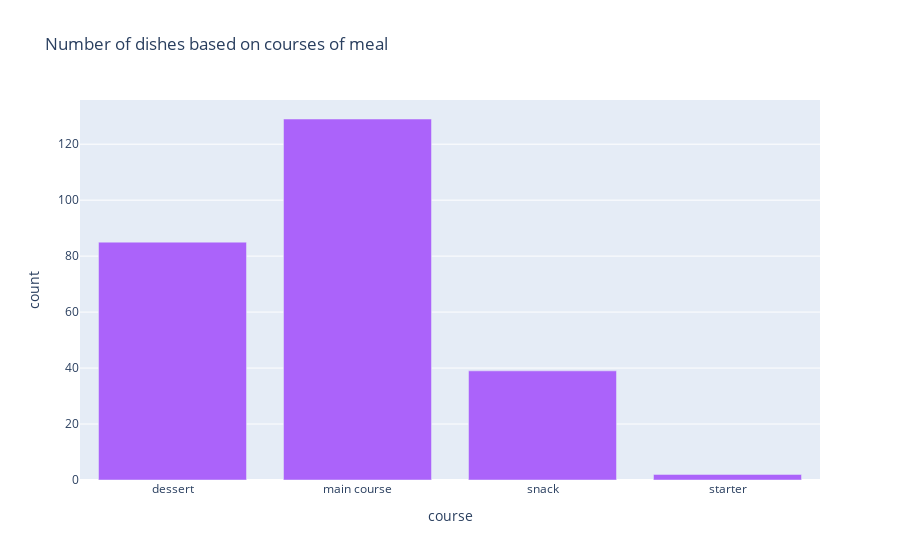

Source (notebook cell):
### Markdown cell above
### Number of dishes based on courses of meal <a class="anchor" id="section_1_2_1"></a>

### Code cell
course_df = df.course.value_counts().reset_index()
course_df.columns = ['course','count']
course_df = course_df.sample(frac=1)
fig = px.bar(course_df,x='course',y='count',title='Number of dishes based on courses of meal',
             color_discrete_sequence=['#AB63FA'])
fig.show()

### Figure 1 — Plotly figure (JSON) as saved in the notebook; plotly's stock layout.template omitted (floating-point values rounded to 4 significant figures)
{"data": [{"alignmentgroup": "True", "hovertemplate": "course=%{x}<br>count=%{y}<extra></extra>", "legendgroup": "", "marker": {"color": "#AB63FA"}, "name": "", "offsetgroup": "", "orientation": "v", "showlegend": false, "textposition": "auto", "type": "bar", "x": ["dessert", "main course", "snack", "starter"], "xaxis": "x", "y": [85, 129, 39, 2], "yaxis": "y"}], "layout": {"barmode": "relative", "legend": {"tracegroupgap": 0}, "title": {"text": "Number of dishes based on courses of meal"}, "xaxis": {"anchor": "y", "domain": [0, 1], "title": {"text": "course"}}, "yaxis": {"anchor": "x", "domain": [0, 1], "title": {"text": "count"}}}}
